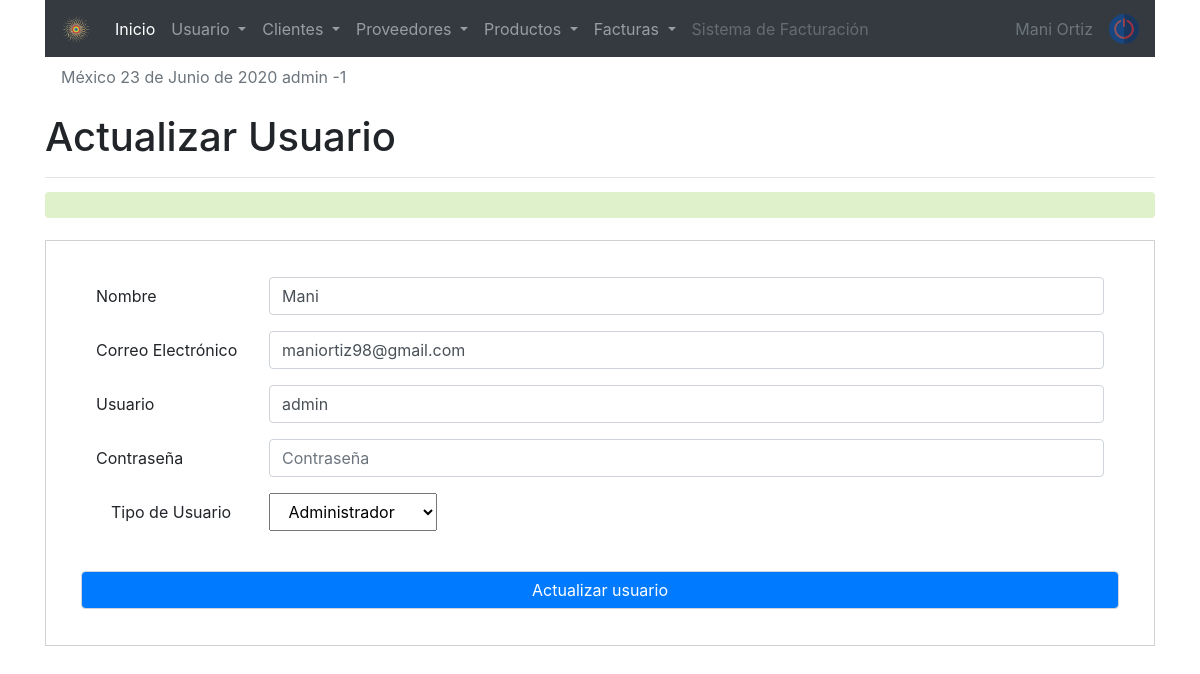
/sistema/editar_usuario.php?id=1 (signed in), run on the app's committed database.
### tables this page shows
CREATE TABLE `usuario` (
  `idusuario` int(11) NOT NULL,
  `nombre` varchar(50) DEFAULT NULL,
  `correo` varchar(100) DEFAULT NULL,
  `usuario` varchar(15) DEFAULT NULL,
  `clave` varchar(100) DEFAULT NULL,
  `rol` int(11) DEFAULT NULL,
  `estatus` int(11) NOT NULL DEFAULT 1
);

CREATE TABLE `rol` (
  `idrol` int(11) NOT NULL,
  `rol` varchar(20) DEFAULT NULL
);

### sistema/editar_usuario.php (the view, shortened to what this page needs)
<?php
include "../conexion.php";
$iduser = $_GET['id'];
$sql = mysqli_query($conection, "SELECT u.idusuario, u.nombre,u.correo,u.usuario, (u.rol) as idrol, (r.rol) as rol
FROM usuario u
INNER JOIN rol r
on u.rol = r.idrol
WHERE idusuario= $iduser");
$result_sql = mysqli_num_rows($sql);
if($result_sql == 0){
    header('Location: lista_usuarios.php');
}else{
    $option = '';
    while($data  = mysqli_fetch_array($sql)){
        $nombre  = $data['nombre'];
        $correo  = $data['correo'];
        $usuario = $data['usuario'];
        $idrol   = $data['idrol'];
        $rol     = $data['rol'];
        if($idrol == 1){
            $option = '<option value="'.$idrol.'" select>'.$rol.'</option>';
        }elseif ( $idrol == 2 ){
            $option = '<option value="'.$idrol.'" select>'.$rol.'</option>';
        }elseif( $idrol == 3){
            $option = '<option value="'.$idrol.'" select>'.$rol.'</option>';
        }
    }
}
?>
<!doctype html>
<html lang="en">
    <link rel="stylesheet" href="css/style1.css">
  <head>
    <?php include "includes/scripts.php" ?>
  </head>
  <body>
  <?php include "includes/header.php" ?>
<section id="container">
<div class="container">
<div class="form_refister">
    <h1>Actualizar Usuario</h1>
    <hr>
    <div class="alert"><?php echo isset($alert) ? $alert : ''; ?></div>
    <form action="" method="post">
  <div class="form-group row">
    <label for="nombre" class="col-sm-2 col-form-label">Nombre  </label>
    <div class="col-sm-10">
      <input type="text" name="nombre" class="form-control" id="nombre" placeholder="Nombre " value="<?php echo $nombre; ?>">
    </div>
  </div>
  <div class="form-group row">
    <label for="correo" class="col-sm-2 col-form-label">Correo Electrónico  </label>
    <div class="col-sm-10">
      <input type="email" name="correo" class="form-control" id="correo" placeholder="Correo Electrónico " value="<?php echo $correo; ?>">
    </div>
  </div>
  <div class="form-group row">
    <label for="usuario" class="col-sm-2 col-form-label">Usuario </label>
    <div class="col-sm-10">
      <input type="text" name="usuario" class="form-control" id="usuario" placeholder="Usuario " value="<?php echo $usuario; ?>">
    </div>
  </div>
  <div class="form-group row">
    <label for="clave" class="col-sm-2 col-form-label">Contraseña</label>
    <div class="col-sm-10">
      <input type="password" name="clave" class="form-control" id="Clave" placeholder="Contraseña ">
    </div>
  </div>
  <div class="form-group ">
    <label for="rol" class="col-sm-2 col-form-label">Tipo de Usuario</label>
    <select class="col-sm-2 col-form-label notItemOne" name="rol" id="rol">
                                                                                        <?php
                                                                                        echo $option;
                                                                                                ?>
    </select>
    <br><br>
  </div>
  <div>
    <div class="form-group row">
      <input type="submit" value="Actualizar usuario" name="clave" class="form-control  bg-primary text-white" id="Clave" placeholder="Contraseña ">
    </div>
    </div>
  </div>
</div>
</section>
   </body>
</html>

### sistema/css/style1.css (style rules this page uses)
form { margin: auto; padding: 20px 50px; border: 1px solid #d1d1d1; }
.alert { width: 100%; background: rgb(223, 241, 203); bottom: 6px; margin: 20px auto; }
.notItemOne option:first-child { display: none; }

### data on the page
usuario: nombre "Mani", correo "maniortiz98@gmail.com", usuario "admin", rol "Administrador"

### other printed values
fechaC() "23 de Junio de 2020"
$_SESSION['user'] "admin"
$_SESSION['rol'] "1"
